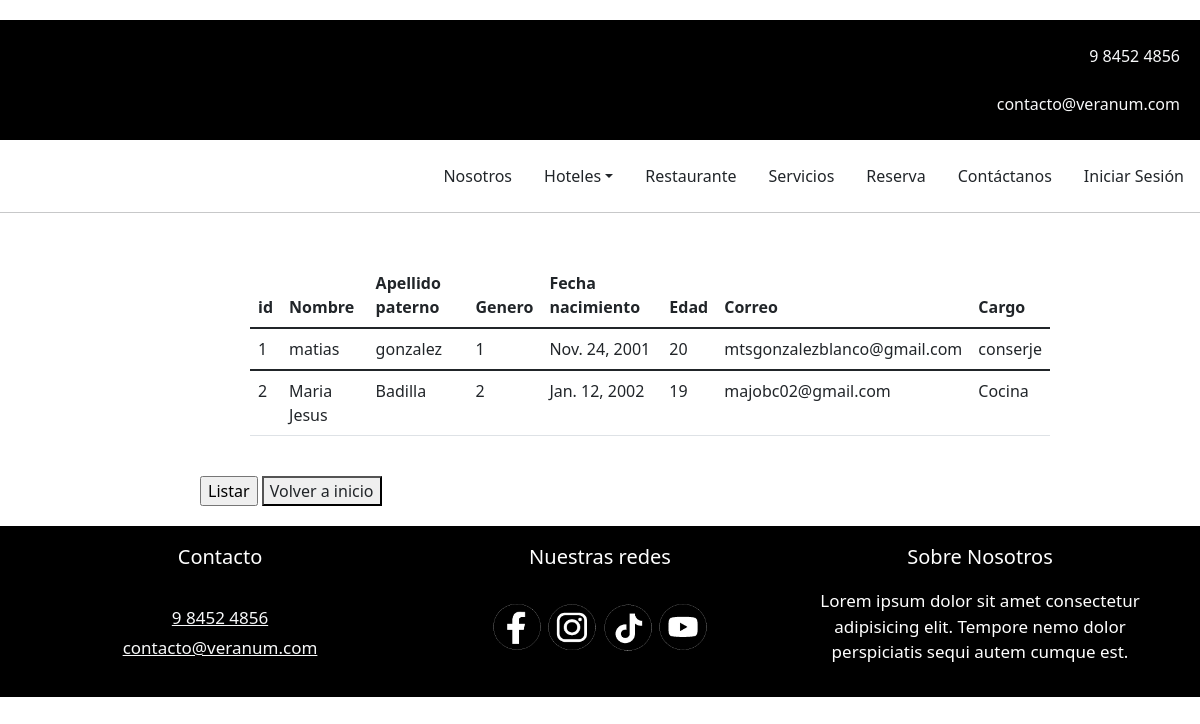
/informe_trabajador/, run on the app's committed database.
### veranum_web/models.py (models this page shows)
class Trabajador(models.Model):
    nombre=models.CharField(max_length=30)
    apellido=models.CharField(max_length=30)
    genero=models.IntegerField(choices=genero_choices)
    fecha_nacimiento=models.DateField()
    edad=models.CharField(max_length=30)
    correo=models.CharField(max_length=30)
    cargo=models.CharField(max_length=30)
    vigente=models.BooleanField(default=True)

### veranum_web/views.py (the view)
# urls.py: path('informe_trabajador/',views.listar_trabajador),
def listar_trabajador(request):
    datos = Trabajador.objects.all()
    return render(request,"informe_trabajador.html",{'informacion':datos})

### veranum_web/templates/informe_trabajador.html (shortened to what this page needs)
{% load static %}
<!DOCTYPE html>
<html lang="en">
<head>
    <link rel="stylesheet" href="{% static 'css/estilos.css' %}">
    <link href="https://cdn.jsdelivr.net/npm/bootstrap@5.1.3/dist/css/bootstrap.min.css" rel="stylesheet">
</head>
<body>
    <p class="inicio">
        <br>
        <a style="padding-right: 20px; text-decoration: none;" class="link-light" href="#">9 8452 4856</a>
        <br><br>
        <a style="padding-right: 20px; text-decoration: none;" href="#" class="link-light">contacto@veranum.com</a>
        <br><br>
    </p>
    <ul class="nav justify-content-end">
        <li class="nav-item">
            <a class="nav-link link-dark" href="/portada_web/">Nosotros</a>
        </li>
        <li class="nav-item">
            <a class="nav-link dropdown-toggle link-dark" href="#" id="navbarDropdown" role="button" data-bs-toggle="dropdown" aria-expanded="false">Hoteles</a>
          </li>
        <li class="nav-item">
            <a class="nav-link link-dark" href="#">Restaurante</a>
        </li>
        <li class="nav-item">
            <a class="nav-link link-dark" href="/servicios_web/">Servicios</a>
        </li>
        <li class="nav-item">
            <a class="nav-link link-dark" href="/reservacion_web/">Reserva</a>
        </li>
        <li class="nav-item">
            <a class="nav-link link-dark" href="#">Contáctanos</a>
        </li>
        <li class="nav-item">
            <a class="nav-link link-dark" href="/iniciar_sesion_web/">Iniciar Sesión</a>
        </li>
    </ul>
    <hr>
    <br>
    <form action="/informe_trabajador/" method="get" class="carrusel">
        <table class="table">
          <thead>
            <tr>
              <th>id</th>
              <th>Nombre</th>
              <th>Apellido paterno</th>
              <th>Genero</th>
              <th>Fecha nacimiento</th>
              <th>Edad</th>
              <th>Correo</th>
              <th>Cargo</th>
            </tr>
          </thead>
          {% if informacion %}
          {% for info in informacion %}
          <tbody>
            <td>{{info.id}}</td>
            <td>{{info.nombre}}</td>
            <td>{{info.apellido}}</td>
            <td>{{info.genero}}</td>
            <td>{{info.fecha_nacimiento}}</td>
            <td>{{info.edad}}</td>
            <td>{{info.correo}}</td>
            <td>{{info.cargo}}</td>
          </tbody>
          {% endfor %}
          {% endif %}
        </table>
        <br>
        <input class="botones" type="submit" value="Listar">
        <button class="botones"><a href="/administracion_web/" class="link-dark" style="text-decoration: none;">Volver a inicio</a></button>
      </form>
    <footer class="inicio">
        <div class="p-3 mb-2 text-white">
          <div class="container">
            <div class="row">
              <div class="col">
                <p class="lead" style="text-align: center;">
                    Contacto
                    <br><br>
                    <a href="#" class="link-light" style="font-size: 17px;">9 8452 4856</a>
                    <br>
                    <a href="#" class="link-light" style="font-size: 17px;">contacto@veranum.com</a>
                </p>
              </div>
              <div class="col">
                  <p class="lead" style="text-align: center;">
                    Nuestras redes
                    <br><br>
                    <a class="redes" href="https://www.facebook.com" target="_blank"><img src="{% static 'img/fb.png' %}" width="50" height="50"></a>
                    <a class="redes" href="https://www.instagram.com" target="_blank"><img src="{% static 'img/ig.png' %}" width="50" height="50"></a>
                    <a class="redes" href="https://www.tiktok.com" target="_blank"><img src="{% static 'img/tk.png' %}" width="50" height="50"></a>
                    <a class="redes" href="https://www.youtube.com" target="_blank"><img src="{% static 'img/yt.png' %}" width="50" height="50"></a>
                  </p>
              </div>
              <div class="col">
                  <p class="lead" style="text-align: center;">
                      Sobre Nosotros
                      <br>
                      <p class="lead" style="font-size: 17px; text-align: center;">
                        Lorem ipsum dolor sit amet consectetur adipisicing elit. Tempore nemo dolor perspiciatis sequi autem cumque est.
                      </p>
                  </p>
              </div>
            </div>
          </div>
        </div>
      </footer>
</body>
</html>

### veranum_web/static/css/estilos.css (style rules this page uses)
table { margin-top: 10px; margin-left: 50px; }
.inicio { background-color: black; color: white; text-align: right; margin-top: 20px; }
td { margin-top: 500px; }
.carrusel { margin-left: 200px; margin-right: 200px; }
.redes { filter: brightness(120%); }

### data on the page
Trabajador: id "1", nombre "matias", apellido "gonzalez", genero "1", fecha_nacimiento "Nov. 24, 2001", edad "20", correo "mtsgonzalezblanco@gmail.com", cargo "conserje"
Trabajador: id "2", nombre "Maria Jesus", apellido "Badilla", genero "2", fecha_nacimiento "Jan. 12, 2002", edad "19", correo "majobc02@gmail.com", cargo "Cocina"
